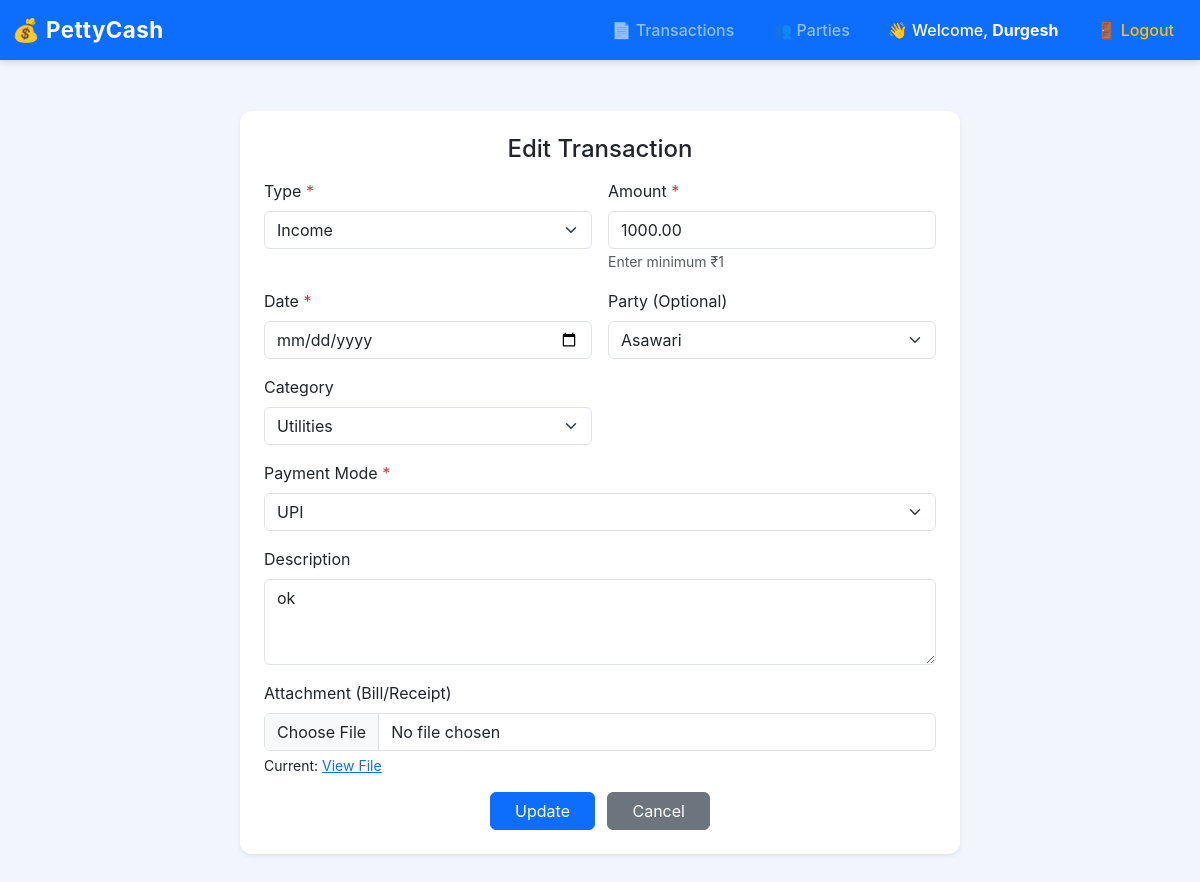
Screenshot of /transactions/3/edit/ (signed in) with the database file from the repository.
### transactions/models.py (models this page shows, shortened)
class Transaction(models.Model):
    party = models.ForeignKey(Party, on_delete=models.SET_NULL, null=True, blank=True)
    txn_type = models.CharField(max_length=3, choices=TXN_TYPE)
    amount = models.DecimalField(max_digits=12, decimal_places=2)
    payment_mode = models.CharField(max_length=20, choices=PAYMENT_CHOICES, default='Cash')
    upi_id = models.CharField(max_length=100, blank=True, null=True)
    upi_ref = models.CharField(max_length=150, blank=True, null=True)
    bank_name = models.CharField(max_length=150, blank=True, null=True)
    bank_account = models.CharField(max_length=50, blank=True, null=True)
    bank_ref = models.CharField(max_length=150, blank=True, null=True)
    card_last4 = models.CharField(max_length=4, blank=True, null=True)
    wallet_provider = models.CharField(max_length=50, blank=True, null=True)
    other_note = models.CharField(max_length=255, blank=True, null=True)
    description = models.TextField(blank=True, null=True)
    attachment = models.FileField(upload_to='attachments/', blank=True, null=True)
    date = models.DateField()
    created_by = models.ForeignKey(User, on_delete=models.SET_NULL, null=True, blank=True)
    created_at = models.DateTimeField(auto_now_add=True)
    category = models.ForeignKey(Category, on_delete=models.SET_NULL, null=True, blank=True)
    class Meta:
        ordering = ['-date','-created_at']

class Party(models.Model):
    name = models.CharField(max_length=200)
    phone = models.CharField(max_length=20, blank=True, null=True)
    email = models.EmailField(blank=True, null=True)
    address = models.TextField(blank=True, null=True)
    created_at = models.DateTimeField(auto_now_add=True)

class Category(models.Model):
    name = models.CharField(max_length=50, unique=True)

### transactions/views.py (the view)
# urls.py: path('<int:pk>/edit/', views.transaction_edit, name='transaction_edit'),
@login_required
def transaction_edit(request, pk):
    txn = get_object_or_404(Transaction, pk=pk)
    if request.method == 'POST':
        form = TransactionForm(request.POST, request.FILES, instance=txn)
        if form.is_valid():
            form.save()
            messages.success(request, "Transaction updated.")
            return redirect('transactions:transaction_list')
    else:
        form = TransactionForm(instance=txn)
    return render(request, 'transactions/transaction_form.html', {'form': form, 'edit': True})

### templates/transactions/transaction_form.html (shortened to what this page needs)
{% extends 'base.html' %}
{% block content %}
<div class="container">
  <div class="row justify-content-center">
    <div class="col-lg-8 col-md-10">
      <div class="card shadow-sm p-4 mt-3" style="border-radius: 12px;">
        <h4 class="mb-3 text-center">
          {% if edit %}Edit Transaction{% else %}Add Transaction{% endif %}
        </h4>
        <form method="post" enctype="multipart/form-data" id="txnForm">
          <div class="row g-3">
            <div class="col-md-6">
              <label class="form-label">Type <span class="text-danger">*</span></label>
              <select name="txn_type" class="form-select" required>
                <option value="IN" {% if form.initial.txn_type == "IN" %}selected{% endif %}>Income</option>
              </select>
            </div>
            <div class="col-md-6">
              <label class="form-label">Amount <span class="text-danger">*</span></label>
              <input type="number" name="amount" min="1" step="0.01"
                     class="form-control" value="{{ form.amount.value|default_if_none:'' }}"
                     placeholder="Enter amount" required>
              <small class="text-muted">Enter minimum ₹1</small>
            </div>
            <div class="col-md-6">
              <label class="form-label">Date <span class="text-danger">*</span></label>
              <input type="date" name="date" class="form-control"
                     value="{{ form.date.value|default:'' }}" required>
            </div>
            <div class="col-md-6">
              <label class="form-label">Party (Optional)</label>
              <select name="party" class="form-select">
                {% for p in form.fields.party.queryset %}
                  <option value="{{ p.id }}"
                    {% if form.instance.party and form.instance.party.id == p.id %}selected{% endif %}>
                    {{ p.name }}
                  </option>
                {% endfor %}
              </select>
            </div>
            <div class="col-md-6">
              <label class="form-label">Category</label>
              <select name="category" class="form-select">
                {% for c in form.fields.category.queryset %}
                  <option value="{{ c.id }}"
                    {% if form.instance.category and form.instance.category.id == c.id %}selected{% endif %}>
                    {{ c.name }}
                  </option>
                {% endfor %}
              </select>
            </div>
            <div class="col-md-12">
              <label class="form-label">Payment Mode <span class="text-danger">*</span></label>
              <select name="payment_mode" class="form-select" required>
                {% for val, label in form.fields.payment_mode.choices %}
                  <option value="{{ val }}"
                    {% if form.instance.payment_mode == val %}selected{% endif %}>
                    {{ label }}
                  </option>
                {% endfor %}
              </select>
            </div>
            <div class="col-md-12">
              <label class="form-label">Description</label>
              <textarea name="description" class="form-control" rows="3"
                        placeholder="Enter notes (optional)">{{ form.description.value|default:'' }}</textarea>
            </div>
            <div class="col-md-12">
              <label class="form-label">Attachment (Bill/Receipt)</label>
              <input type="file" name="attachment" class="form-control">
              {% if form.instance.attachment %}
                <small class="mt-1 d-block">
                  Current: <a href="{{ form.instance.attachment.url }}" target="_blank">View File</a>
                </small>
              {% endif %}
            </div>
            <div class="col-12 text-center mt-3">
              <button class="btn btn-primary px-4">
                {% if edit %}Update{% else %}Save{% endif %}
              </button>
              <a href="{% url 'transactions:transaction_list' %}"
                 class="btn btn-secondary px-4 ms-2">Cancel</a>
            </div>
          </div>
        </form>
      </div>
    </div>
  </div>
</div>
{% endblock %}

### templates/base.html (shortened to what this page needs)
<!doctype html>
<html lang="en">
<head>
  <link href="https://cdn.jsdelivr.net/npm/bootstrap@5.3.2/dist/css/bootstrap.min.css" rel="stylesheet">
  {% load static %}
  <link rel="stylesheet" href="{% static 'css/style.css' %}">
</head>
<body>
<nav class="navbar navbar-expand-lg navbar-dark bg-primary">
  <div class="container-fluid">
    <a class="navbar-brand" href="{% url 'core:dashboard' %}">💰 PettyCash</a>
    <div class="collapse navbar-collapse" id="navmenu">
      <ul class="navbar-nav ms-auto">
        {% if user.is_authenticated %}
          <li class="nav-item"><a class="nav-link" href="{% url 'transactions:transaction_list' %}">📄 Transactions</a></li>
          <li class="nav-item"><a class="nav-link" href="{% url 'transactions:party_list' %}">👥 Parties</a></li>
            <li class="nav-item">
                <span class="nav-link text-white">
                    👋 Welcome, <b>{{ user.username }}</b>
                </span>
            </li>
            <li class="nav-item">
                <a class="nav-link text-warning" href="{% url 'accounts:logout' %}">🚪 Logout</a>
            </li>
        {% else %}
            <li class="nav-item"><a class="nav-link" href="{% url 'accounts:login' %}">🔐 Login</a></li>
        {% endif %}
      </ul>
    </div>
  </div>
</nav>
<div class="container">
  {% block content %}{% endblock %}
</div>
</body>
</html>

### static/css/style.css (style rules this page uses)
body { padding-bottom: 50px; }
.card { border-radius: 8px; }

### templates/base.html (style rules this page uses)
body { background: #f2f6fc; font-family: 'Inter', sans-serif; }
.navbar { box-shadow: 0px 2px 8px rgba(0,0,0,0.15); }
.navbar-brand { font-weight: 700; font-size: 1.4rem; letter-spacing: .4px; }
.nav-link { font-weight: 500; margin-left: 10px; border-radius: 6px; padding: 8px 14px !important; transition: 0.2s; }
.card { border: none; border-radius: 16px; box-shadow: 0 4px 14px rgba(0,0,0,0.07); }
.container { margin-top: 35px; }

### rows the page displays
Transaction: txn_type "Income", amount "1000.00", party "Asawari", category "Utilities", payment_mode "UPI", description "ok"

### other values shown
{{ user.username }} "Durgesh"
